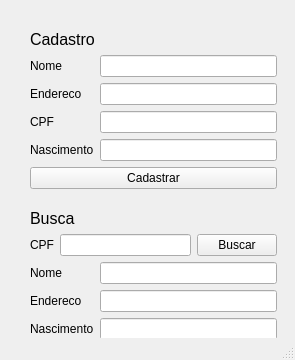
<?xml version="1.0" encoding="UTF-8"?>
<ui version="4.0">
 <class>MainWindow</class>
 <widget class="QMainWindow" name="MainWindow">
  <property name="geometry">
   <rect>
    <x>0</x>
    <y>0</y>
    <width>295</width>
    <height>360</height>
   </rect>
  </property>
  <property name="windowTitle">
   <string>MainWindow</string>
  </property>
  <widget class="QWidget" name="centralwidget">
   <widget class="QWidget" name="">
    <property name="geometry">
     <rect>
      <x>30</x>
      <y>30</y>
      <width>247</width>
      <height>310</height>
     </rect>
    </property>
    <layout class="QVBoxLayout" name="verticalLayout_10">
     <item>
      <layout class="QVBoxLayout" name="verticalLayout_9">
       <item>
        <widget class="QLabel" name="label_Cadatro">
         <property name="font">
          <font>
           <pointsize>12</pointsize>
          </font>
         </property>
         <property name="text">
          <string>Cadastro</string>
         </property>
        </widget>
       </item>
       <item>
        <layout class="QVBoxLayout" name="verticalLayout_8">
         <item>
          <layout class="QHBoxLayout" name="horizontalLayout_7">
           <item>
            <layout class="QVBoxLayout" name="verticalLayout_2">
             <item>
              <layout class="QVBoxLayout" name="verticalLayout">
               <item>
                <layout class="QHBoxLayout" name="horizontalLayout">
                 <item>
                  <widget class="QLabel" name="label_Cadastro_nome">
                   <property name="text">
                    <string>Nome</string>
                   </property>
                  </widget>
                 </item>
                </layout>
               </item>
               <item>
                <layout class="QHBoxLayout" name="horizontalLayout_2">
                 <item>
                  <widget class="QLabel" name="label_Cadastro_endereco">
                   <property name="text">
                    <string>Endereco</string>
                   </property>
                  </widget>
                 </item>
                </layout>
               </item>
               <item>
                <layout class="QHBoxLayout" name="horizontalLayout_3">
                 <item>
                  <widget class="QLabel" name="label_Cadastro_CPF">
                   <property name="text">
                    <string>CPF</string>
                   </property>
                  </widget>
                 </item>
                </layout>
               </item>
               <item>
                <layout class="QHBoxLayout" name="horizontalLayout_4">
                 <item>
                  <widget class="QLabel" name="label_Cadastro_Nascimento">
                   <property name="text">
                    <string>Nascimento</string>
                   </property>
                  </widget>
                 </item>
                </layout>
               </item>
              </layout>
             </item>
            </layout>
           </item>
           <item>
            <layout class="QVBoxLayout" name="verticalLayout_7">
             <item>
              <widget class="QLineEdit" name="lineEdit_Cadastro_nome"/>
             </item>
             <item>
              <widget class="QLineEdit" name="lineEdit_Cadastro_endereco"/>
             </item>
             <item>
              <widget class="QLineEdit" name="lineEdit_Cadastro_CPF"/>
             </item>
             <item>
              <widget class="QLineEdit" name="lineEdit_Cadastro_Nascimento"/>
             </item>
            </layout>
           </item>
          </layout>
         </item>
         <item>
          <widget class="QPushButton" name="pushButton_Cadastro_cadsatrar">
           <property name="text">
            <string>Cadastrar</string>
           </property>
          </widget>
         </item>
        </layout>
       </item>
      </layout>
     </item>
     <item>
      <layout class="QVBoxLayout" name="verticalLayout_6">
       <item>
        <layout class="QVBoxLayout" name="verticalLayout_3">
         <item>
          <spacer name="verticalSpacer">
           <property name="orientation">
            <enum>Qt::Vertical</enum>
           </property>
           <property name="sizeHint" stdset="0">
            <size>
             <width>20</width>
             <height>40</height>
            </size>
           </property>
          </spacer>
         </item>
         <item>
          <widget class="QLabel" name="label_Busca">
           <property name="font">
            <font>
             <pointsize>12</pointsize>
            </font>
           </property>
           <property name="text">
            <string>Busca</string>
           </property>
          </widget>
         </item>
         <item>
          <layout class="QHBoxLayout" name="horizontalLayout_5">
           <item>
            <widget class="QLabel" name="label_Busca_cpf">
             <property name="text">
              <string>CPF</string>
             </property>
            </widget>
           </item>
           <item>
            <widget class="QLineEdit" name="lineEdit_Busca_cpf"/>
           </item>
           <item>
            <widget class="QPushButton" name="pushButton_Busca_buscar">
             <property name="text">
              <string>Buscar</string>
             </property>
            </widget>
           </item>
          </layout>
         </item>
        </layout>
       </item>
       <item>
        <layout class="QHBoxLayout" name="horizontalLayout_6">
         <item>
          <layout class="QVBoxLayout" name="verticalLayout_4">
           <item>
            <widget class="QLabel" name="label_Busca_nome">
             <property name="text">
              <string>Nome</string>
             </property>
            </widget>
           </item>
           <item>
            <widget class="QLabel" name="label_Busca_endereco">
             <property name="text">
              <string>Endereco</string>
             </property>
            </widget>
           </item>
           <item>
            <widget class="QLabel" name="label_Busca_nascimento">
             <property name="text">
              <string>Nascimento</string>
             </property>
            </widget>
           </item>
          </layout>
         </item>
         <item>
          <layout class="QVBoxLayout" name="verticalLayout_5">
           <item>
            <widget class="QLineEdit" name="lineEdit_Busca_nome"/>
           </item>
           <item>
            <widget class="QLineEdit" name="lineEdit_Busca_endereco"/>
           </item>
           <item>
            <widget class="QLineEdit" name="lineEdit_Busca_nascimento"/>
           </item>
          </layout>
         </item>
        </layout>
       </item>
      </layout>
     </item>
    </layout>
   </widget>
  </widget>
  <widget class="QStatusBar" name="statusbar"/>
 </widget>
 <resources/>
 <connections/>
</ui>
